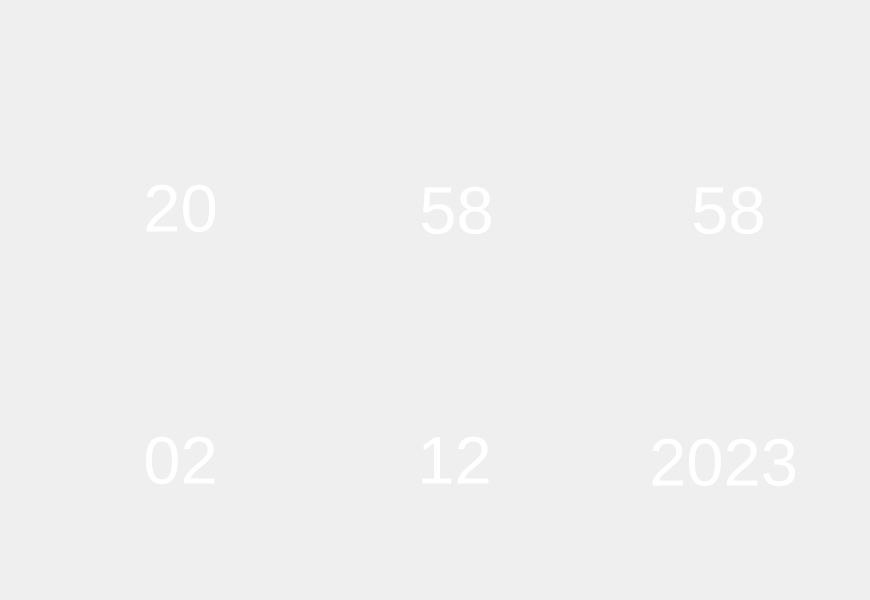
<?xml version="1.0" encoding="UTF-8"?>
<ui version="4.0">
 <class>ServiceGlobalDateTimeLeftForm</class>
 <widget class="QWidget" name="ServiceGlobalDateTimeLeftForm">
  <property name="geometry">
   <rect>
    <x>0</x>
    <y>0</y>
    <width>870</width>
    <height>600</height>
   </rect>
  </property>
  <property name="windowTitle">
   <string>Form</string>
  </property>
  <widget class="QFrame" name="frame_background">
   <property name="geometry">
    <rect>
     <x>0</x>
     <y>0</y>
     <width>870</width>
     <height>600</height>
    </rect>
   </property>
   <property name="styleSheet">
    <string notr="true">QFrame#frame_background
{
	background-image: url(:/Images/Images/service/global/time/backgrounds/service_generalSettings_sub-background_time.png);
}</string>
   </property>
   <property name="frameShape">
    <enum>QFrame::NoFrame</enum>
   </property>
   <property name="frameShadow">
    <enum>QFrame::Plain</enum>
   </property>
   <widget class="QLabel" name="label_hourMore">
    <property name="geometry">
     <rect>
      <x>138</x>
      <y>122</y>
      <width>77</width>
      <height>45</height>
     </rect>
    </property>
    <property name="font">
     <font>
      <pointsize>30</pointsize>
     </font>
    </property>
    <property name="styleSheet">
     <string notr="true">color:white</string>
    </property>
    <property name="text">
     <string/>
    </property>
    <property name="pixmap">
     <pixmap resource="../../../images.qrc">:/Images/Images/service/global/time/buttons/service_generalSettings_sub-background_time_arrow_up.png</pixmap>
    </property>
    <property name="alignment">
     <set>Qt::AlignCenter</set>
    </property>
   </widget>
   <widget class="QLabel" name="label_hourLess">
    <property name="geometry">
     <rect>
      <x>140</x>
      <y>252</y>
      <width>77</width>
      <height>45</height>
     </rect>
    </property>
    <property name="font">
     <font>
      <pointsize>30</pointsize>
     </font>
    </property>
    <property name="styleSheet">
     <string notr="true">color:white</string>
    </property>
    <property name="text">
     <string/>
    </property>
    <property name="pixmap">
     <pixmap resource="../../../images.qrc">:/Images/Images/service/global/time/buttons/service_generalSettings_sub-background_time_arrow_down.png</pixmap>
    </property>
    <property name="alignment">
     <set>Qt::AlignCenter</set>
    </property>
   </widget>
   <widget class="QLabel" name="label_hour">
    <property name="geometry">
     <rect>
      <x>136</x>
      <y>176</y>
      <width>89</width>
      <height>65</height>
     </rect>
    </property>
    <property name="font">
     <font>
      <pointsize>50</pointsize>
     </font>
    </property>
    <property name="styleSheet">
     <string notr="true">color:white</string>
    </property>
    <property name="text">
     <string>20</string>
    </property>
    <property name="alignment">
     <set>Qt::AlignCenter</set>
    </property>
   </widget>
   <widget class="QLabel" name="label_minute">
    <property name="geometry">
     <rect>
      <x>412</x>
      <y>178</y>
      <width>89</width>
      <height>65</height>
     </rect>
    </property>
    <property name="font">
     <font>
      <pointsize>50</pointsize>
     </font>
    </property>
    <property name="styleSheet">
     <string notr="true">color:white</string>
    </property>
    <property name="text">
     <string>58</string>
    </property>
    <property name="alignment">
     <set>Qt::AlignCenter</set>
    </property>
   </widget>
   <widget class="QLabel" name="label_minuteLess">
    <property name="geometry">
     <rect>
      <x>416</x>
      <y>254</y>
      <width>77</width>
      <height>45</height>
     </rect>
    </property>
    <property name="font">
     <font>
      <pointsize>30</pointsize>
     </font>
    </property>
    <property name="styleSheet">
     <string notr="true">color:white</string>
    </property>
    <property name="text">
     <string/>
    </property>
    <property name="pixmap">
     <pixmap resource="../../../images.qrc">:/Images/Images/service/global/time/buttons/service_generalSettings_sub-background_time_arrow_down.png</pixmap>
    </property>
    <property name="alignment">
     <set>Qt::AlignCenter</set>
    </property>
   </widget>
   <widget class="QLabel" name="label_minuteMore">
    <property name="geometry">
     <rect>
      <x>414</x>
      <y>124</y>
      <width>77</width>
      <height>45</height>
     </rect>
    </property>
    <property name="font">
     <font>
      <pointsize>30</pointsize>
     </font>
    </property>
    <property name="styleSheet">
     <string notr="true">color:white</string>
    </property>
    <property name="text">
     <string/>
    </property>
    <property name="pixmap">
     <pixmap resource="../../../images.qrc">:/Images/Images/service/global/time/buttons/service_generalSettings_sub-background_time_arrow_up.png</pixmap>
    </property>
    <property name="alignment">
     <set>Qt::AlignCenter</set>
    </property>
   </widget>
   <widget class="QLabel" name="label_day">
    <property name="geometry">
     <rect>
      <x>136</x>
      <y>428</y>
      <width>89</width>
      <height>65</height>
     </rect>
    </property>
    <property name="font">
     <font>
      <pointsize>50</pointsize>
     </font>
    </property>
    <property name="styleSheet">
     <string notr="true">color:white</string>
    </property>
    <property name="text">
     <string>02</string>
    </property>
    <property name="alignment">
     <set>Qt::AlignCenter</set>
    </property>
   </widget>
   <widget class="QLabel" name="label_month">
    <property name="geometry">
     <rect>
      <x>410</x>
      <y>428</y>
      <width>89</width>
      <height>65</height>
     </rect>
    </property>
    <property name="font">
     <font>
      <pointsize>50</pointsize>
     </font>
    </property>
    <property name="styleSheet">
     <string notr="true">color:white</string>
    </property>
    <property name="text">
     <string>12</string>
    </property>
    <property name="alignment">
     <set>Qt::AlignCenter</set>
    </property>
   </widget>
   <widget class="QLabel" name="label_year">
    <property name="geometry">
     <rect>
      <x>628</x>
      <y>430</y>
      <width>191</width>
      <height>65</height>
     </rect>
    </property>
    <property name="font">
     <font>
      <pointsize>50</pointsize>
     </font>
    </property>
    <property name="styleSheet">
     <string notr="true">color:white</string>
    </property>
    <property name="text">
     <string>2023</string>
    </property>
    <property name="alignment">
     <set>Qt::AlignCenter</set>
    </property>
   </widget>
   <widget class="QPushButton" name="pushButton_hour_more">
    <property name="geometry">
     <rect>
      <x>80</x>
      <y>112</y>
      <width>193</width>
      <height>97</height>
     </rect>
    </property>
    <property name="styleSheet">
     <string notr="true">border-style:none;
outline: none;
</string>
    </property>
    <property name="text">
     <string/>
    </property>
   </widget>
   <widget class="QPushButton" name="pushButton_minute_more">
    <property name="geometry">
     <rect>
      <x>358</x>
      <y>114</y>
      <width>199</width>
      <height>97</height>
     </rect>
    </property>
    <property name="styleSheet">
     <string notr="true">border-style:none;
outline: none;
</string>
    </property>
    <property name="text">
     <string/>
    </property>
   </widget>
   <widget class="QPushButton" name="pushButton_day_more">
    <property name="geometry">
     <rect>
      <x>88</x>
      <y>366</y>
      <width>183</width>
      <height>93</height>
     </rect>
    </property>
    <property name="styleSheet">
     <string notr="true">border-style:none;
outline: none;
</string>
    </property>
    <property name="text">
     <string/>
    </property>
   </widget>
   <widget class="QPushButton" name="pushButton_month_more">
    <property name="geometry">
     <rect>
      <x>358</x>
      <y>364</y>
      <width>193</width>
      <height>97</height>
     </rect>
    </property>
    <property name="styleSheet">
     <string notr="true">border-style:none;
outline: none;
</string>
    </property>
    <property name="text">
     <string/>
    </property>
   </widget>
   <widget class="QPushButton" name="pushButton_year_more">
    <property name="geometry">
     <rect>
      <x>630</x>
      <y>362</y>
      <width>185</width>
      <height>101</height>
     </rect>
    </property>
    <property name="styleSheet">
     <string notr="true">border-style:none;
outline: none;
</string>
    </property>
    <property name="text">
     <string/>
    </property>
   </widget>
   <widget class="QPushButton" name="pushButton_minute_less">
    <property name="geometry">
     <rect>
      <x>362</x>
      <y>218</y>
      <width>187</width>
      <height>91</height>
     </rect>
    </property>
    <property name="styleSheet">
     <string notr="true">border-style:none;
outline: none;
</string>
    </property>
    <property name="text">
     <string/>
    </property>
   </widget>
   <widget class="QPushButton" name="pushButton_hour_less">
    <property name="geometry">
     <rect>
      <x>78</x>
      <y>220</y>
      <width>199</width>
      <height>95</height>
     </rect>
    </property>
    <property name="styleSheet">
     <string notr="true">border-style:none;
outline: none;
</string>
    </property>
    <property name="text">
     <string/>
    </property>
   </widget>
   <widget class="QPushButton" name="pushButton_day_less">
    <property name="geometry">
     <rect>
      <x>84</x>
      <y>466</y>
      <width>187</width>
      <height>99</height>
     </rect>
    </property>
    <property name="styleSheet">
     <string notr="true">border-style:none;
outline: none;
</string>
    </property>
    <property name="text">
     <string/>
    </property>
   </widget>
   <widget class="QPushButton" name="pushButton_month_less">
    <property name="geometry">
     <rect>
      <x>362</x>
      <y>464</y>
      <width>183</width>
      <height>101</height>
     </rect>
    </property>
    <property name="styleSheet">
     <string notr="true">border-style:none;
outline: none;
</string>
    </property>
    <property name="text">
     <string/>
    </property>
   </widget>
   <widget class="QPushButton" name="pushButton_year_less">
    <property name="geometry">
     <rect>
      <x>628</x>
      <y>468</y>
      <width>189</width>
      <height>93</height>
     </rect>
    </property>
    <property name="styleSheet">
     <string notr="true">border-style:none;
outline: none;
</string>
    </property>
    <property name="text">
     <string/>
    </property>
   </widget>
   <widget class="QLabel" name="label_second">
    <property name="geometry">
     <rect>
      <x>684</x>
      <y>178</y>
      <width>89</width>
      <height>65</height>
     </rect>
    </property>
    <property name="font">
     <font>
      <pointsize>50</pointsize>
     </font>
    </property>
    <property name="styleSheet">
     <string notr="true">color:white</string>
    </property>
    <property name="text">
     <string>58</string>
    </property>
    <property name="alignment">
     <set>Qt::AlignCenter</set>
    </property>
   </widget>
   <widget class="QLabel" name="label_secondMore">
    <property name="geometry">
     <rect>
      <x>686</x>
      <y>124</y>
      <width>77</width>
      <height>45</height>
     </rect>
    </property>
    <property name="font">
     <font>
      <pointsize>30</pointsize>
     </font>
    </property>
    <property name="styleSheet">
     <string notr="true">color:white</string>
    </property>
    <property name="text">
     <string/>
    </property>
    <property name="pixmap">
     <pixmap resource="../../../images.qrc">:/Images/Images/service/global/time/buttons/service_generalSettings_sub-background_time_arrow_up.png</pixmap>
    </property>
    <property name="alignment">
     <set>Qt::AlignCenter</set>
    </property>
   </widget>
   <widget class="QLabel" name="label_secondLess">
    <property name="geometry">
     <rect>
      <x>688</x>
      <y>254</y>
      <width>77</width>
      <height>45</height>
     </rect>
    </property>
    <property name="font">
     <font>
      <pointsize>30</pointsize>
     </font>
    </property>
    <property name="styleSheet">
     <string notr="true">color:white</string>
    </property>
    <property name="text">
     <string/>
    </property>
    <property name="pixmap">
     <pixmap resource="../../../images.qrc">:/Images/Images/service/global/time/buttons/service_generalSettings_sub-background_time_arrow_down.png</pixmap>
    </property>
    <property name="alignment">
     <set>Qt::AlignCenter</set>
    </property>
   </widget>
   <widget class="QPushButton" name="pushButton_second_more">
    <property name="geometry">
     <rect>
      <x>624</x>
      <y>112</y>
      <width>195</width>
      <height>103</height>
     </rect>
    </property>
    <property name="styleSheet">
     <string notr="true">border-style:none;
outline: none;
</string>
    </property>
    <property name="text">
     <string/>
    </property>
   </widget>
   <widget class="QPushButton" name="pushButton_second_less">
    <property name="geometry">
     <rect>
      <x>630</x>
      <y>214</y>
      <width>185</width>
      <height>93</height>
     </rect>
    </property>
    <property name="styleSheet">
     <string notr="true">border-style:none;
outline: none;
</string>
    </property>
    <property name="text">
     <string/>
    </property>
   </widget>
   <widget class="QLabel" name="label_dayMore">
    <property name="geometry">
     <rect>
      <x>142</x>
      <y>376</y>
      <width>77</width>
      <height>45</height>
     </rect>
    </property>
    <property name="font">
     <font>
      <pointsize>30</pointsize>
     </font>
    </property>
    <property name="styleSheet">
     <string notr="true">color:white</string>
    </property>
    <property name="text">
     <string/>
    </property>
    <property name="pixmap">
     <pixmap resource="../../../images.qrc">:/Images/Images/service/global/time/buttons/service_generalSettings_sub-background_time_arrow_up.png</pixmap>
    </property>
    <property name="alignment">
     <set>Qt::AlignCenter</set>
    </property>
   </widget>
   <widget class="QLabel" name="label_dayLess">
    <property name="geometry">
     <rect>
      <x>144</x>
      <y>506</y>
      <width>77</width>
      <height>45</height>
     </rect>
    </property>
    <property name="font">
     <font>
      <pointsize>30</pointsize>
     </font>
    </property>
    <property name="styleSheet">
     <string notr="true">color:white</string>
    </property>
    <property name="text">
     <string/>
    </property>
    <property name="pixmap">
     <pixmap resource="../../../images.qrc">:/Images/Images/service/global/time/buttons/service_generalSettings_sub-background_time_arrow_down.png</pixmap>
    </property>
    <property name="alignment">
     <set>Qt::AlignCenter</set>
    </property>
   </widget>
   <widget class="QLabel" name="label_monthMore">
    <property name="geometry">
     <rect>
      <x>418</x>
      <y>378</y>
      <width>77</width>
      <height>45</height>
     </rect>
    </property>
    <property name="font">
     <font>
      <pointsize>30</pointsize>
     </font>
    </property>
    <property name="styleSheet">
     <string notr="true">color:white</string>
    </property>
    <property name="text">
     <string/>
    </property>
    <property name="pixmap">
     <pixmap resource="../../../images.qrc">:/Images/Images/service/global/time/buttons/service_generalSettings_sub-background_time_arrow_up.png</pixmap>
    </property>
    <property name="alignment">
     <set>Qt::AlignCenter</set>
    </property>
   </widget>
   <widget class="QLabel" name="label_monthLess">
    <property name="geometry">
     <rect>
      <x>418</x>
      <y>504</y>
      <width>77</width>
      <height>45</height>
     </rect>
    </property>
    <property name="font">
     <font>
      <pointsize>30</pointsize>
     </font>
    </property>
    <property name="styleSheet">
     <string notr="true">color:white</string>
    </property>
    <property name="text">
     <string/>
    </property>
    <property name="pixmap">
     <pixmap resource="../../../images.qrc">:/Images/Images/service/global/time/buttons/service_generalSettings_sub-background_time_arrow_down.png</pixmap>
    </property>
    <property name="alignment">
     <set>Qt::AlignCenter</set>
    </property>
   </widget>
   <widget class="QLabel" name="label_yearMore">
    <property name="geometry">
     <rect>
      <x>686</x>
      <y>376</y>
      <width>77</width>
      <height>45</height>
     </rect>
    </property>
    <property name="font">
     <font>
      <pointsize>30</pointsize>
     </font>
    </property>
    <property name="styleSheet">
     <string notr="true">color:white</string>
    </property>
    <property name="text">
     <string/>
    </property>
    <property name="pixmap">
     <pixmap resource="../../../images.qrc">:/Images/Images/service/global/time/buttons/service_generalSettings_sub-background_time_arrow_up.png</pixmap>
    </property>
    <property name="alignment">
     <set>Qt::AlignCenter</set>
    </property>
   </widget>
   <widget class="QLabel" name="label_yearLess">
    <property name="geometry">
     <rect>
      <x>686</x>
      <y>508</y>
      <width>77</width>
      <height>45</height>
     </rect>
    </property>
    <property name="font">
     <font>
      <pointsize>30</pointsize>
     </font>
    </property>
    <property name="styleSheet">
     <string notr="true">color:white</string>
    </property>
    <property name="text">
     <string/>
    </property>
    <property name="pixmap">
     <pixmap resource="../../../images.qrc">:/Images/Images/service/global/time/buttons/service_generalSettings_sub-background_time_arrow_down.png</pixmap>
    </property>
    <property name="alignment">
     <set>Qt::AlignCenter</set>
    </property>
   </widget>
   <zorder>label_minuteLess</zorder>
   <zorder>label_day</zorder>
   <zorder>label_year</zorder>
   <zorder>label_minuteMore</zorder>
   <zorder>label_month</zorder>
   <zorder>label_hourLess</zorder>
   <zorder>label_hour</zorder>
   <zorder>label_minute</zorder>
   <zorder>label_hourMore</zorder>
   <zorder>label_second</zorder>
   <zorder>label_secondMore</zorder>
   <zorder>label_secondLess</zorder>
   <zorder>label_dayMore</zorder>
   <zorder>label_dayLess</zorder>
   <zorder>label_monthMore</zorder>
   <zorder>label_monthLess</zorder>
   <zorder>label_yearMore</zorder>
   <zorder>label_yearLess</zorder>
   <zorder>pushButton_day_more</zorder>
   <zorder>pushButton_second_less</zorder>
   <zorder>pushButton_month_more</zorder>
   <zorder>pushButton_month_less</zorder>
   <zorder>pushButton_year_less</zorder>
   <zorder>pushButton_hour_more</zorder>
   <zorder>pushButton_minute_more</zorder>
   <zorder>pushButton_second_more</zorder>
   <zorder>pushButton_minute_less</zorder>
   <zorder>pushButton_day_less</zorder>
   <zorder>pushButton_hour_less</zorder>
   <zorder>pushButton_year_more</zorder>
  </widget>
 </widget>
 <resources>
  <include location="../../../images.qrc"/>
 </resources>
 <connections/>
</ui>
